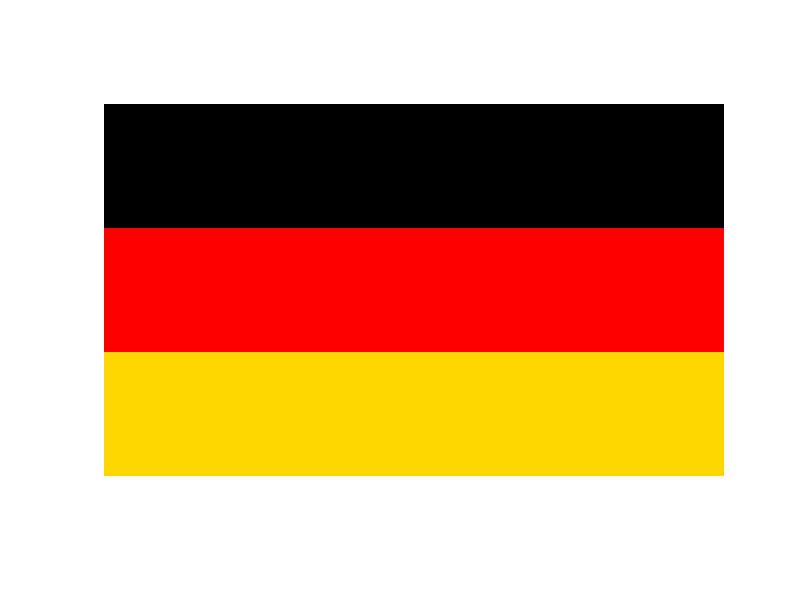

The MATLAB script that drew this image:
clc
ancho = 500;
alto = 300;

bandera = zeros(alto, ancho, 3);

negro = [0, 0, 0];
rojo = [255, 0.0, 0.0];
dorado = [255, 215, 0];

ancho_franja = alto / 3;

bandera(1:ancho_franja, :, 1) = negro(1);  % Canal rojo
bandera(1:ancho_franja, :, 2) = negro(2);  % Canal verde
bandera(1:ancho_franja, :, 3) = negro(3);  % Canal azul

bandera(ancho_franja+1:2*ancho_franja, :, 1) = rojo(1);  % Canal rojo
bandera(ancho_franja+1:2*ancho_franja, :, 2) = rojo(2);  % Canal verde
bandera(ancho_franja+1:2*ancho_franja, :, 3) = rojo(3);  % Canal azul

bandera(2*ancho_franja+1:end, :, 1) = dorado(1);  % Canal rojo
bandera(2*ancho_franja+1:end, :, 2) = dorado(2);  % Canal verde
bandera(2*ancho_franja+1:end, :, 3) = dorado(3);  % Canal azul


figure, imshow(uint8(bandera));
